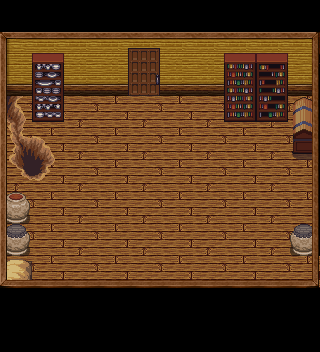

This game map was drawn from its Tiled (.tmx) file and the tilesets committed beside it. A one-line description and the trimmed map source follow:
An orthogonal 10x11 tile map with 32x32 px tiles, 3 tile layers (ground1, ground2, terrain1), 6 tilesets and 22 objects (portal1, witch).

<map version="1.0" tiledversion="1.0.3" orientation="orthogonal" renderorder="right-up" width="10" height="11" tilewidth="32" tileheight="32" nextobjectid="25">
 <properties>
  <property name="music" value="THEME_FOREST" />
 </properties>
 <tileset firstgid="1" source="Celianna_TileA5.tsx" />
 <tileset firstgid="129" source="Celianna_TileA4.tsx" />
 <tileset firstgid="642" source="terrain.tsx" />
 <tileset firstgid="1666" source="house_inside_full.tsx" />
 <tileset firstgid="2566" source="house_inside_full2.tsx" />
 <tileset firstgid="3070" source="hole.tsx" />
 <layer name="ground1" width="10" height="11">
  <data>[110 cells, 90 non-empty, 9 distinct tile ids]</data>
 </layer>
 <layer name="ground2" width="10" height="11">
  <data>[110 cells, 27 non-empty, 17 distinct tile ids]</data>
 </layer>
 <layer name="terrain1" width="10" height="11">
  <data>[110 cells, 53 non-empty, 20 distinct tile ids]</data>
 </layer>
 <objectgroup name="collision">
  <object id="4" x="0" y="33" width="316" height="61" />
  <object id="5" x="224" y="93" width="63" height="28" />
  <object id="6" x="31" y="96" width="32" height="25" />
  <object id="8" x="1" y="206" width="30" height="145" />
  <object id="9" x="-2" y="311" width="320" height="40" />
  <object id="10" x="287" y="57" width="32" height="101" />
  <object id="11" x="310" y="158" width="11" height="163" />
  <object id="12" x="289" y="236" width="28" height="18" />
  <object id="13" x="134" y="205" width="19" height="13" />
  <object id="14" x="167" y="204" width="18" height="13" />
  <object id="15" x="103" y="177" width="18" height="14" />
  <object id="16" x="129" y="170" width="65" height="20" />
  <object id="17" x="1" y="163">
   <polygon points="0,0 27,22 42,21 60,-2 41,-30 29,-30 22,-76 0,-76" />
  </object>
  <object id="18" x="-6" y="150" width="12" height="128" />
 </objectgroup>
 <objectgroup name="zindex">
  <object id="19" x="127" y="159" width="69" height="32" />
  <object id="20" x="100" y="159" width="24" height="32" />
  <object id="21" x="131" y="198" width="58" height="22" />
  <object id="22" x="286" y="220" width="32" height="35" />
  <object id="23" x="2" y="191" width="30" height="41" />
  <object id="24" x="-2" y="277" width="321" height="76" />
 </objectgroup>
 <objectgroup name="interactions">
  <object id="2" name="portal1" gid="687" x="127" y="100" width="32" height="32" />
  <object id="3" name="witch" gid="687" x="254" y="207" width="32" height="32" />
 </objectgroup>
</map>